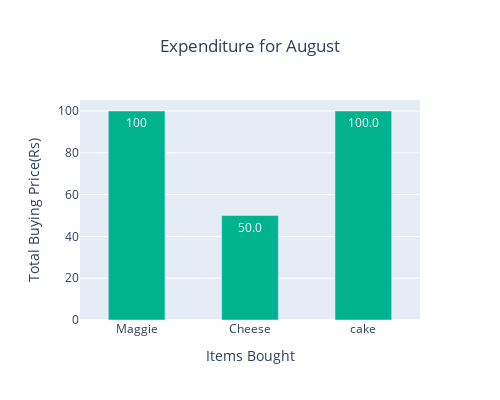
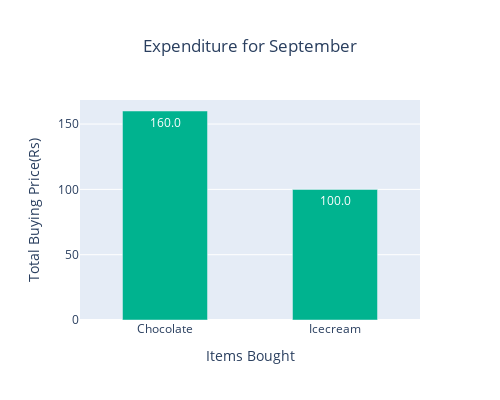

The code cell stored with these charts, in order, in its notebook:
### Code cell
monthly_sales('b100')

### Figure 1 — Plotly figure (JSON) as saved in the notebook; plotly's stock layout.template omitted (floating-point values rounded to 4 significant figures)
{"data": [{"marker": {"color": "#00b38f"}, "text": ["100", "50.0", "100.0"], "textposition": "auto", "type": "bar", "width": [0.5, 0.5, 0.5], "x": ["Maggie", "Cheese", "cake"], "y": [100, 50, 100]}], "layout": {"height": 400, "title": {"text": "Expenditure for August", "x": 0.5, "xanchor": "center", "y": 0.9, "yanchor": "top"}, "width": 500, "xaxis": {"title": {"text": "Items Bought"}}, "yaxis": {"title": {"text": "Total Buying Price(Rs)"}}}}

### Figure 2 — Plotly figure (JSON) as saved in the notebook; plotly's stock layout.template omitted (floating-point values rounded to 4 significant figures)
{"data": [{"marker": {"color": "#00b38f"}, "text": ["160.0", "100.0"], "textposition": "auto", "type": "bar", "width": [0.5, 0.5], "x": ["Chocolate", "Icecream"], "y": [160, 100]}], "layout": {"height": 400, "title": {"text": "Expenditure for September", "x": 0.5, "xanchor": "center", "y": 0.9, "yanchor": "top"}, "width": 500, "xaxis": {"title": {"text": "Items Bought"}}, "yaxis": {"title": {"text": "Total Buying Price(Rs)"}}}}
